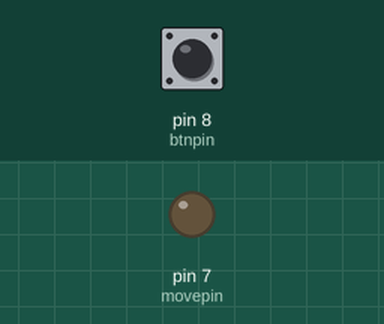
Recording of a sketch running on a simulated Arduino Uno, built with avr-gcc and run on an emulated ATmega328P. Parts: output pins drawn as LEDs (lit = HIGH). The inputs (shaded band) are chosen by the test bench; at power-on: pin 8 (btnpin) LOW.

Above: at 1.2 s.
1.3 s: pin 8 (btnpin) pulled HIGH for 0.15 s
At 1.37 s:
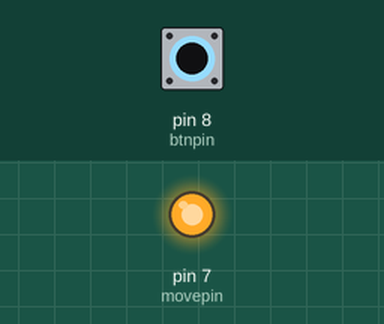
2.9 s: pin 8 (btnpin) pulled HIGH for 3.2 s
At 7.3 s:
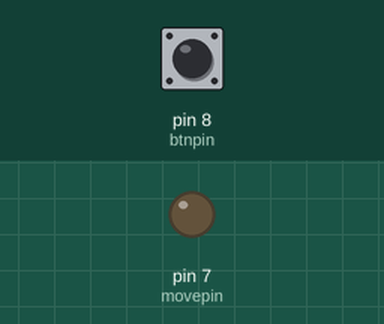
Timing chart, 0 to 8.8 s (numbered marks = the images above; inputs shaded):
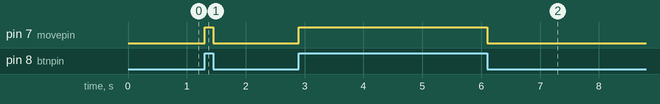

Measured:
- after the input at 1.3 s, pin 7 (movepin): LOW → HIGH at once, → LOW 0.15 s later
- after the input at 2.9 s, pin 7 (movepin): LOW → HIGH at once, → LOW 3.2 s later

The sketch:

shock1.ino
```cpp
int btnpin=8;
int movepin = 7;
void setup() {
  // put your setup code here, to run once:
  pinMode(movepin,OUTPUT);
  pinMode(btnpin,INPUT);
}

void loop() {
  // put your main code here, to run repeatedly:
  if(digitalRead(btnpin)){
    digitalWrite(movepin,HIGH);
  }
  else{
    digitalWrite(movepin,LOW);
  }
}
```
